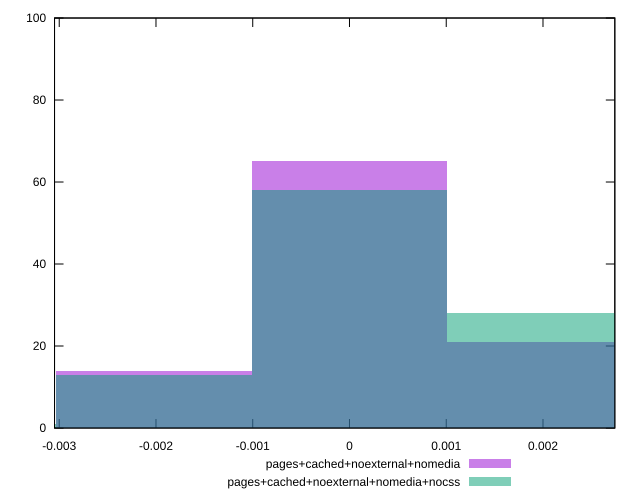

This chart was generated by the following gnuplot code:
reset

$pagesCachedNoexternalNomedia <<EOF
0.002019818300452413 21
0 65
-0.002019818300452413 14
EOF

$pagesCachedNoexternalNomediaNocss <<EOF
0 58
0.002019818300452413 28
-0.002019818300452413 13
-0.004039636600904826 1
EOF

set key outside below
set boxwidth 0.002019818300452413
set xrange [-0.003048599837222304:0.002742461950465861]
set yrange [0:100]
set trange [0:100]
set style fill transparent solid 0.5 noborder
set terminal svg size 640, 500 enhanced background rgb 'white'
set output "reprap/meta/pScore-difference/comparison/histogram/3_vs_4.svg"

plot $pagesCachedNoexternalNomedia title "pages+cached+noexternal+nomedia" with boxes, \
     $pagesCachedNoexternalNomediaNocss title "pages+cached+noexternal+nomedia+nocss" with boxes

reset
